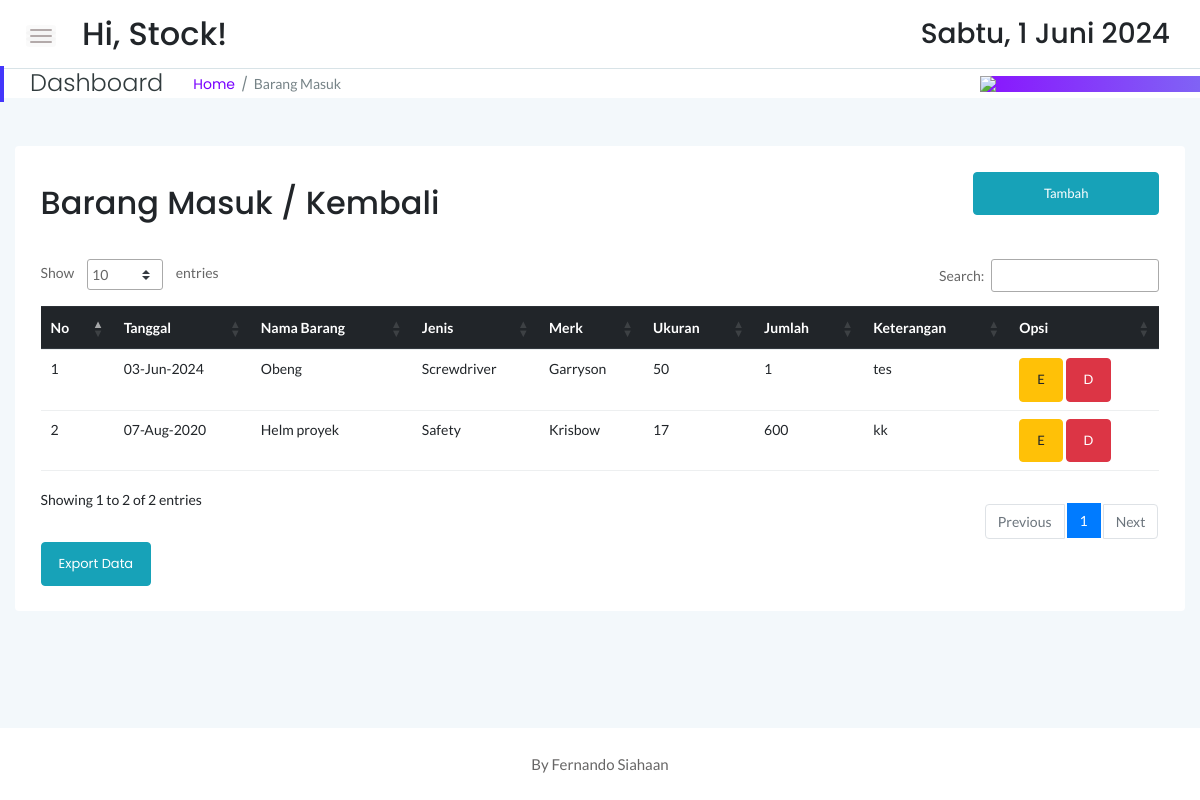
/stock/masuk.php (signed in), run on the app's committed database.
### tables this page shows
CREATE TABLE `sbrg_masuk` (
  `id` int(11) NOT NULL,
  `idx` int(11) NOT NULL,
  `tgl` date NOT NULL,
  `jumlah` int(11) NOT NULL,
  `keterangan` text NOT NULL
);

CREATE TABLE `sstock_brg` (
  `idx` int(11) NOT NULL,
  `nama` varchar(55) NOT NULL,
  `jenis` varchar(30) NOT NULL,
  `merk` varchar(40) NOT NULL,
  `ukuran` varchar(20) NOT NULL,
  `stock` int(12) NOT NULL,
  `satuan` varchar(10) NOT NULL,
  `lokasi` varchar(55) NOT NULL
);

### stock/masuk.php (the view, shortened to what this page needs)
<!doctype html>
<html class="no-js" lang="en">
<?php
    include '../dbconnect.php';
	?>
<head>
    <link rel="stylesheet" href="assets/css/bootstrap.min.css">
    <link rel="stylesheet" href="assets/css/font-awesome.min.css">
    <link rel="stylesheet" href="assets/css/themify-icons.css">
    <link rel="stylesheet" href="assets/css/metisMenu.css">
    <link rel="stylesheet" href="assets/css/owl.carousel.min.css">
    <link rel="stylesheet" href="assets/css/slicknav.min.css">
    <link rel="stylesheet" href="https://www.amcharts.com/lib/3/plugins/export/export.css" type="text/css" media="all" />
	<link rel="stylesheet" type="text/css" href="https://cdn.datatables.net/1.10.19/css/jquery.dataTables.min.css">
    <link rel="stylesheet" type="text/css" href="https://cdn.datatables.net/1.10.19/css/jquery.dataTables.css">
    <link rel="stylesheet" type="text/css" href="https://cdn.datatables.net/1.10.18/css/dataTables.bootstrap4.min.css">
    <link rel="stylesheet" type="text/css" href="https://cdn.datatables.net/responsive/2.2.3/css/responsive.bootstrap.min.css">
    <link rel="stylesheet" type="text/css" href="https://cdn.datatables.net/responsive/2.2.3/css/responsive.jqueryui.min.css">
	<link rel="stylesheet" type="text/css" href="https://cdn.datatables.net/buttons/1.5.2/css/buttons.dataTables.min.css">
    <link rel="stylesheet" href="assets/css/typography.css">
    <link rel="stylesheet" href="assets/css/default-css.css">
    <link rel="stylesheet" href="assets/css/styles.css">
    <link rel="stylesheet" href="assets/css/responsive.css">
</head>
<body>
    <div class="page-container">
        <div class="main-content">
            <div class="header-area">
                <div class="row align-items-center">
                    <div class="col-md-6 col-sm-8 clearfix">
                        <div class="nav-btn pull-left">
                            <span></span>
                            <span></span>
                            <span></span>
                        </div>
                        <div class="search-box pull-left">
                            <form action="#">
                                <h2>Hi, <?=$_SESSION['user'];?>!</h2>
                            </form>
                        </div>
                    </div>
                    <div class="col-md-6 col-sm-4 clearfix">
                        <ul class="notification-area pull-right">
                            <li><h3><div class="date">
						</b></div></h3>
						</li>
                        </ul>
                    </div>
                </div>
            </div>
            <div class="page-title-area">
                <div class="row align-items-center">
                    <div class="col-sm-6">
                        <div class="breadcrumbs-area clearfix">
                            <h4 class="page-title pull-left">Dashboard</h4>
                            <ul class="breadcrumbs pull-left">
                                <li><a href="index.php">Home</a></li>
                                <li><span>Barang Masuk</span></li>
                            </ul>
                        </div>
                    </div>
                    <div class="col-sm-6 clearfix">
                        <div class="user-profile pull-right" style="color:black; padding:0px;">
                            <img src="log.jpg" width="220px" class="user-name dropdown-toggle" data-toggle="dropdown"\>
                        </div>
                    </div>
                </div>
            </div>
            <div class="main-content-inner">
                <div class="row mt-5 mb-5">
                    <div class="col-12">
                        <div class="card">
                            <div class="card-body">
                                <div class="d-sm-flex justify-content-between align-items-center">
									<h2>Barang Masuk / Kembali</h2>
									<button style="margin-bottom:20px" data-toggle="modal" data-target="#myModal" class="btn btn-info col-md-2"><span class="glyphicon glyphicon-plus"></span>Tambah</button>
                                </div>
                                <div class="market-status-table mt-4">
                                    <div class="table-responsive">
										 <table id="dataTable3" class="table table-hover"><thead class="thead-dark">
											<tr>
												<th>No</th>
												<th>Tanggal</th>
												<th>Nama Barang</th>
												<th>Jenis</th>
												<th>Merk</th>
												<th>Ukuran</th>
												<th>Jumlah</th>
												<th>Keterangan</th>
												<th>Opsi</th>
											</tr></thead><tbody>
											<?php
											$brg=mysqli_query($conn,"SELECT * from sbrg_masuk sb, sstock_brg st where st.idx=sb.idx order by sb.id DESC");
											$no=1;
											while($b=mysqli_fetch_array($brg)){
                                                $id = $b['id'];
												?>
												<tr>
													<td><?php echo $no++ ?></td>
													<td><?php $tanggals=$b['tgl']; echo date("d-M-Y", strtotime($tanggals)) ?></td>
													<td><?php echo $b['nama'] ?></td>
													<td><?php echo $b['jenis'] ?></td>
													<td><?php echo $b['merk'] ?></td>
													<td><?php echo $b['ukuran'] ?></td>
													<td><?php echo $b['jumlah'] ?></td>
													<td><?php echo $b['keterangan'] ?></td>
                                                    <td><button data-toggle="modal" data-target="#edit<?=$id;?>" class="btn btn-warning">E</button> <button data-toggle="modal" data-target="#del<?=$id;?>" class="btn btn-danger">D</button></td>
												</tr>
												<?php
											}
											?>
										</tbody>
										</table>
                                    </div>
									<a href="exportbrgmsk.php" target="_blank" class="btn btn-info">Export Data</a>
                                </div>
                            </div>
                        </div>
                    </div>
                </div>
            </div>
        </div>
        <footer>
            <div class="footer-area">
                <p>By Fernando Siahaan</p>
            </div>
        </footer>
    </div>
</body>
</html>

### data on the page
sbrg_masuk: tgl "03-Jun-2024", sstock_brg.nama "Obeng", sstock_brg.jenis "Screwdriver", sstock_brg.merk "Garryson", sstock_brg.ukuran "50", jumlah "1", keterangan "tes"
sbrg_masuk: tgl "07-Aug-2020", sstock_brg.nama "Helm proyek", sstock_brg.jenis "Safety", sstock_brg.merk "Krisbow", sstock_brg.ukuran "17", jumlah "600", keterangan "kk"

### other printed values
$_SESSION['user'] "Stock"
